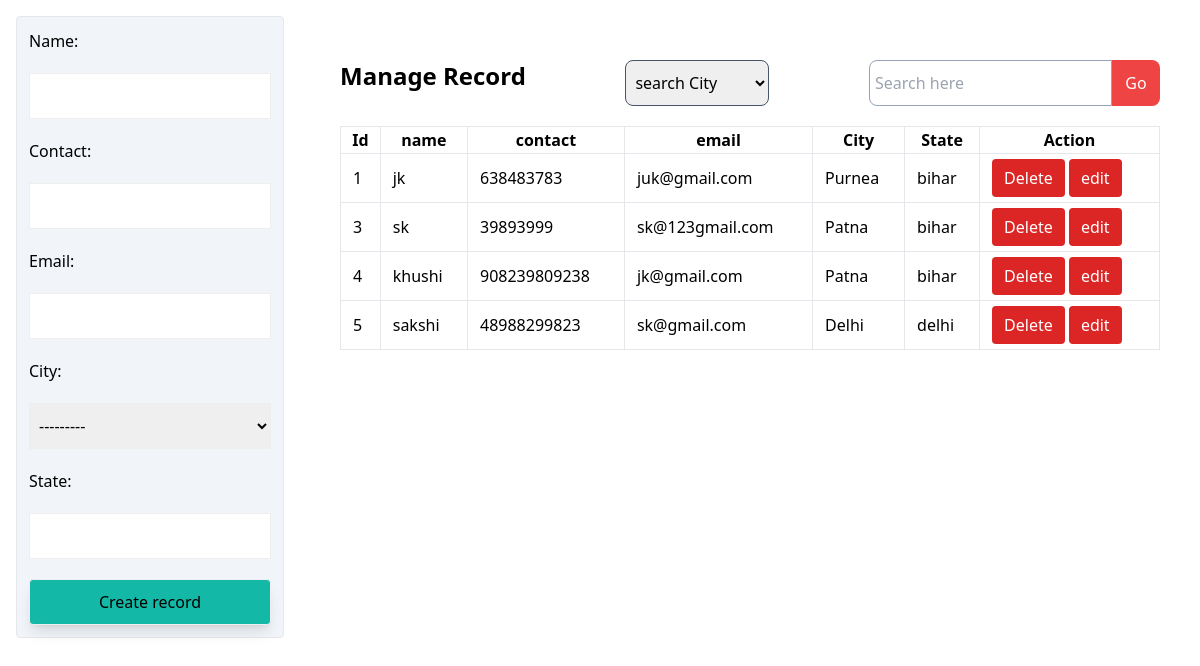
The page / on the database its author committed.
### school/models.py (models this page shows, shortened)
class Students(models.Model):
    name = models.CharField(max_length=200)
    contact = models.IntegerField()
    email = models.EmailField()
    city = models.CharField(max_length=200, choices=CITY)
    state = models.CharField(max_length=200, null=True, blank=True)

### school/views.py (the view)
# urls.py: path("", homepage),
def homepage(Req):
    form = StudentForm(Req.POST or None)
    data = {
        "students" : Students.objects.all(),
        "form" : form
    }
    if Req.method == "POST":
        if form.is_valid():
            form.save()
            return redirect(homepage)
    return render(Req,"index.html",data)

### school/forms.py
class StudentForm(ModelForm):
    class Meta:
        model = Students
        fields = "__all__"

### templates/index.html (shortened to what this page needs)
<!DOCTYPE html>
<html lang="en">
<head>
    <script src="https://cdn.tailwindcss.com"></script>
</head>
<body>
    <div class="flex">
        <div class="w-1/4 p-4">
            <div class="bg-slate-100 p-3 rounded border">
                <form action="{% url 'homepage'%}" method="post" class="flex flex-col gap-5">
                    {{ form }}
                    <input type="submit" value="Create record" class="bg-teal-500 flex-1 hover:bg-teal-800 px-3 py-2 rounded shadow-lg">
                </form>
            </div>
        </div>
        <div class="w-3/4 p-10">
            <div class="flex my-5 justify-between">
                <h2 class="text-2xl font-semibold">Manage Record</h2>
                <form action="{% url 'filter' %}" method="get">
                    <select onchange="this.form.submit();" name="city" id="" class="w-36 border border-slate-600 rounded-lg">
                        <option value="" selected disabled>search City</option>
                    </select>
                </form>
                <form action="{% url 'search' %}" method="get" class="flex gap-0 justify-center">
                    <input type="search" name="search" class="border border-slate-400 outline-0 rounded-l-lg" placeholder="Search here">
                    <input type="submit" class="bg-red-500 text-white py-2 rounded-r-lg outline-0 border-0 w-12 " value="Go">
                </form>
            </div>
            <table class="w-full">
                <tr>
                    <th class="border">Id</th>
                    <th class="border">name</th>
                    <th class="border">contact</th>
                    <th class="border">email</th>
                    <th class="border">City</th>
                    <th class="border">State</th>
                    <th class="border">Action</th>
                </tr>
                {%for item in students %}
                <tr>
                    <td class="p-3 border">{{ item.id }}</td>
                    <td class="p-3 border">{{ item.name }}</td>
                    <td class="p-3 border">{{ item.contact }}</td>
                    <td class="p-3 border">{{ item.email }}</td>
                    <td class="p-3 border">{{ item.city }}</td>
                    <td class="p-3 border">{{ item.state }}</td>
                    <td class="p-3 border">
                        <a href="{% url 'delete' item.id %}" class="bg-red-600 text-white px-3 py-2 rounded hover:bg-red-800">Delete</a>
                        <a href="{% url 'edit' item.id %}" class="bg-red-600 text-white px-3 py-2 rounded hover:bg-red-800">edit</a>
                    </td>
                </tr>
                {% endfor %}
            </table>
        </div>
    </div>
</body>
</html>

### templates/index.html (style rules this page uses)
input,select { border:1px solid #eee; padding: 10px 5px!important; }

### rows shown on the page
Students: id "1", name "jk", contact "638483783", email "juk@gmail.com", city "Purnea", state "bihar"
Students: id "3", name "sk", contact "39893999", email "sk@123gmail.com", city "Patna", state "bihar"
Students: id "4", name "khushi", contact "908239809238", email "jk@gmail.com", city "Patna", state "bihar"
Students: id "5", name "sakshi", contact "48988299823", email "sk@gmail.com", city "Delhi", state "delhi"
